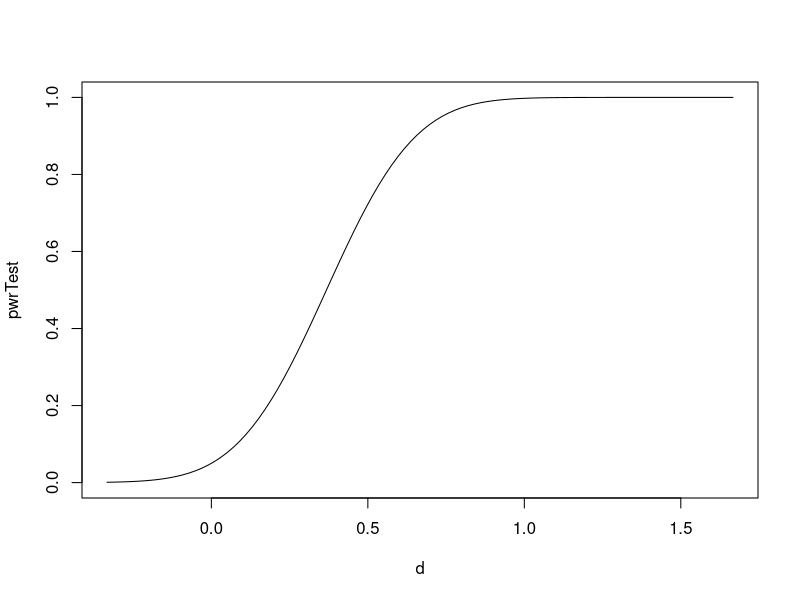
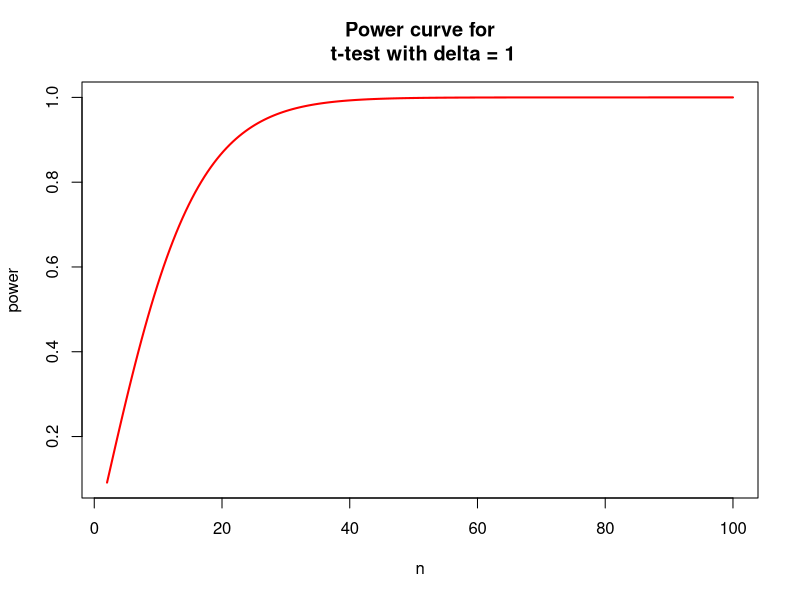
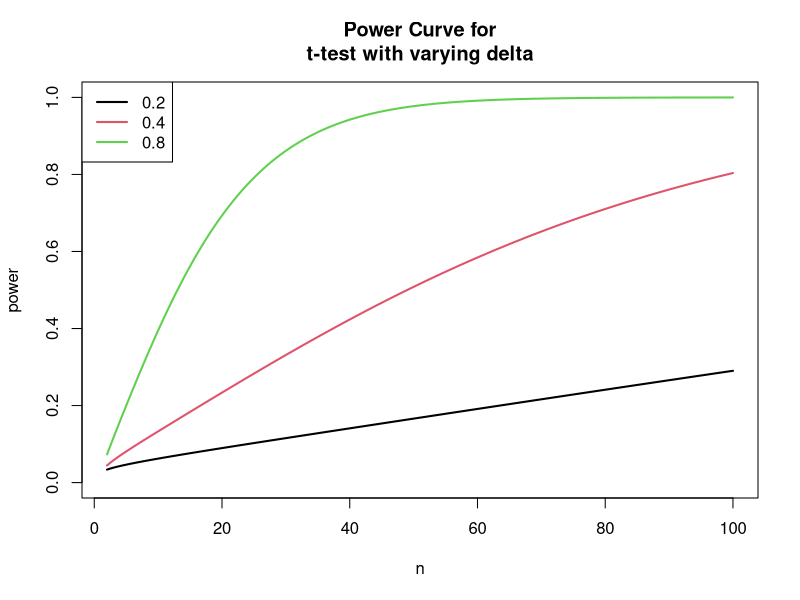

The R source for these figures, in order:
## ---- chunk 1
help.search("power", package="stats")
## ---- chunk 2
?power.t.test
## ---- chunk 3
power.t.test(n=6, delta=.2, sd=.1, sig.level=0.05, power=NULL) # Note we want the power
## ---- chunk 4
power.t.test(n=NULL, delta=.2, sd=.1, sig.level=0.05, power=.95) 
# Note this time we want the number of observations
## ---- chunk 5
library(pwr)
help(package=pwr)
## ---- chunk 6
mu.null = 0
sd.pop = 5
mu.effect = 3
alpha = 0.05
## ---- chunk 7
eff.size = (mu.effect-mu.null)/sd.pop
n = 25

# Then we just use the equation
power = pnorm(eff.size*sqrt(n) - qnorm(1-alpha/2))
power
## ---- chunk 8
want.power = 0.8

# Then we just plug and play:
req.n = ((qnorm(want.power) + qnorm(1-alpha/2)) / eff.size)^2
req.n

# But because we can't have fractions of samples, we round up:
req.n = ceiling(req.n)
req.n

## ---- chunk 9
powerZtest = function(alpha = 0.05, sigma, n, delta){
  zcr = qnorm(p = 1-alpha, mean = 0, sd = 1)
  std_err = sigma/sqrt(n)
  power = 1 - pnorm(q = zcr, mean = (delta/std_err), sd = 1)
  return(power)
}
## ---- chunk 10
sampleSizeZtest = function(alpha = 0.05, sigma, power, delta){
  zcra=qnorm(p = 1-alpha, mean = 0, sd=1)
  zcrb=qnorm(p = power, mean = 0, sd = 1)
  n = ceiling((((zcra+zcrb)*sigma)/delta)^2)
  return(n)
}
## ---- chunk 11
### Data
sigma = 15
h0 = 100
ha = 105
 
### Power analysis
# Using the self-made function
powerZtest(n = 20, sigma = sigma, delta = (ha-h0))
# Using the pwr package
pwr.norm.test(d = (ha - h0)/sigma, n = 20, sig.level = 0.05, alternative = "greater")
## ---- chunk 12
### Sample size analysis
# Using the self-made function
sampleSizeZtest(sigma = sigma, power = 0.8, delta = (ha-h0))
# Using the pwr package
pwr.norm.test(d = (ha - h0)/sigma, power = 0.8, sig.level = 0.05, alternative = "greater")
 
### Power function for the two-sided alternative
ha = seq(95, 125, l = 100)
d = (ha - h0)/sigma
pwrTest = pwr.norm.test(d = d, n = 20, sig.level = 0.05, alternative = "greater")$power
plot(d, pwrTest, type = "l", ylim = c(0, 1))
## ---- chunk 13
nvals <- seq(2, 100, length.out=200)
powvals <- sapply(nvals, function (x) power.t.test(n=x, delta=1)$power)
plot(nvals, powvals, xlab="n", ylab="power",
main="Power curve for\n t-test with delta = 1",
lwd=2, col="red", type="l")
## ---- chunk 14
deltas <- c(0.2, 0.4, 0.8)
plot(nvals, seq(0,1, length.out=length(nvals)), xlab="n", ylab="power",
main="Power Curve for\nt-test with varying delta", type="n")
for (i in 1:3) {
  powvals <- sapply(nvals, function (x) power.t.test(n=x, delta=deltas[i])$power)
  lines(nvals, powvals, lwd=2, col=i)
}
legend("topleft", lwd=2, col=1:3, legend=c("0.2", "0.4", "0.8"))
## ---- chunk 15
## First set up the design
reps <- 1000
design <- expand.grid(A=c("a", "b"), B=c("c","d"), reps=1:10)
pvals <- vector("numeric", length=reps)
## simulate data under the null hypothesis.
for (i in 1:reps) {
  design$response <- rnorm(40) # random data with zero mean
  ## fit the model
  fit <- aov(response~A*B, data=design)
  ## record the p-value for the interaction term.
  ## You could record other values.
  ## Save the p value
  pvals[i] <- summary(fit)[[1]][["Pr(>F)"]][3]
}
Type1 <- length(which(pvals < 0.05))/reps
print(Type1)
## ---- chunk 16
ssize <- c(5, 10, 20)
reps <- 1000
pvals <- matrix(NA, nrow=reps, ncol=3)
## First set up the design
for (j in 1:3) {
  design <- expand.grid(reps=1:ssize[j], A=c("a", "b"), B=c("c","d"))
  ## simulate data under the null hypothesis.
  for (i in 1:reps) {
    design$response <- c(rnorm(3*ssize[j]), rnorm(ssize[j], mean=2))
    ## fit the model
    fit <- aov(response~A*B, data=design)
    ## record the p-value for the interaction term.
    ## You could record other values.
    ## Save the p value
    pvals[i,j] <- summary(fit)[[1]][["Pr(>F)"]][3]
  }
}
Power <- apply(pvals, 2, function (x) length(which(x < 0.05))/reps)
names(Power) <- as.character(ssize)
print(Power)
